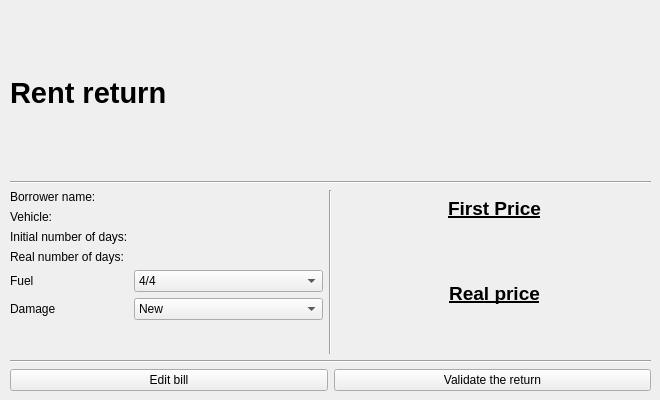
    <widget class="QWidget" name="pageRentReturn">
     <widget class="QWidget" name="verticalLayoutWidget_7">
      <property name="geometry">
       <rect>
        <x>10</x>
        <y>10</y>
        <width>641</width>
        <height>381</height>
       </rect>
      </property>
      <layout class="QVBoxLayout" name="verticalLayout_4">
       <item>
        <widget class="QLabel" name="label_31">
         <property name="font">
          <font>
           <pointsize>22</pointsize>
           <weight>75</weight>
           <bold>true</bold>
          </font>
         </property>
         <property name="text">
          <string>Rent return</string>
         </property>
        </widget>
       </item>
       <item>
        <widget class="Line" name="line_17">
         <property name="orientation">
          <enum>Qt::Horizontal</enum>
         </property>
        </widget>
       </item>
       <item>
        <layout class="QHBoxLayout" name="horizontalLayout_6">
         <item>
          <layout class="QFormLayout" name="formLayout_8">
           <property name="fieldGrowthPolicy">
            <enum>QFormLayout::AllNonFixedFieldsGrow</enum>
           </property>
           <item row="0" column="0">
            <widget class="QLabel" name="label_33">
             <property name="text">
              <string>Borrower name:</string>
             </property>
            </widget>
           </item>
           <item row="0" column="1">
            <widget class="QLabel" name="label_return_name">
             <property name="text">
              <string/>
             </property>
            </widget>
           </item>
           <item row="1" column="0">
            <widget class="QLabel" name="label_43">
             <property name="text">
              <string>Vehicle:</string>
             </property>
            </widget>
           </item>
           <item row="1" column="1">
            <widget class="QLabel" name="label_return_vehicle">
             <property name="text">
              <string/>
             </property>
            </widget>
           </item>
           <item row="2" column="0">
            <widget class="QLabel" name="label_49">
             <property name="text">
              <string>Initial number of days:</string>
             </property>
            </widget>
           </item>
           <item row="2" column="1">
            <widget class="QLabel" name="label_return_inod">
             <property name="text">
              <string/>
             </property>
            </widget>
           </item>
           <item row="3" column="0">
            <widget class="QLabel" name="label_51">
             <property name="text">
              <string>Real number of days:</string>
             </property>
            </widget>
           </item>
           <item row="3" column="1">
            <widget class="QLabel" name="label_return_rnod">
             <property name="text">
              <string/>
             </property>
            </widget>
           </item>
           <item row="4" column="0">
            <widget class="QLabel" name="label_50">
             <property name="text">
              <string>Fuel</string>
             </property>
            </widget>
           </item>
           <item row="4" column="1">
            <widget class="QComboBox" name="combo_fuel">
             <item>
              <property name="text">
               <string>4/4</string>
              </property>
             </item>
             <item>
              <property name="text">
               <string>3/4</string>
              </property>
             </item>
             <item>
              <property name="text">
               <string>2/4</string>
              </property>
             </item>
             <item>
              <property name="text">
               <string>1/4</string>
              </property>
             </item>
            </widget>
           </item>
           <item row="5" column="0">
            <widget class="QLabel" name="label_53">
             <property name="text">
              <string>Damage</string>
             </property>
            </widget>
           </item>
           <item row="5" column="1">
            <widget class="QComboBox" name="comboBox">
             <item>
              <property name="text">
               <string>New</string>
              </property>
             </item>
             <item>
              <property name="text">
               <string>Damaged</string>
              </property>
             </item>
             <item>
              <property name="text">
               <string>Unusable</string>
              </property>
             </item>
            </widget>
           </item>
          </layout>
         </item>
         <item>
          <widget class="Line" name="line_19">
           <property name="orientation">
            <enum>Qt::Vertical</enum>
           </property>
          </widget>
         </item>
         <item>
          <layout class="QVBoxLayout" name="verticalLayout_7">
           <item>
            <widget class="QLabel" name="label_45">
             <property name="font">
              <font>
               <pointsize>14</pointsize>
               <weight>75</weight>
               <bold>true</bold>
               <underline>true</underline>
              </font>
             </property>
             <property name="text">
              <string>First Price</string>
             </property>
             <property name="alignment">
              <set>Qt::AlignCenter</set>
             </property>
            </widget>
           </item>
           <item>
            <widget class="QLabel" name="label_retur_firstPrice">
             <property name="text">
              <string/>
             </property>
            </widget>
           </item>
           <item>
            <widget class="QLabel" name="label_47">
             <property name="font">
              <font>
               <pointsize>14</pointsize>
               <weight>75</weight>
               <bold>true</bold>
               <underline>true</underline>
              </font>
             </property>
             <property name="text">
              <string>Real price</string>
             </property>
             <property name="alignment">
              <set>Qt::AlignCenter</set>
             </property>
            </widget>
           </item>
           <item>
            <widget class="QLabel" name="label_return_realPrice">
             <property name="text">
              <string/>
             </property>
            </widget>
           </item>
          </layout>
         </item>
        </layout>
       </item>
       <item>
        <widget class="Line" name="line_18">
         <property name="orientation">
          <enum>Qt::Horizontal</enum>
         </property>
        </widget>
       </item>
       <item>
        <layout class="QHBoxLayout" name="horizontalLayout_5">
         <item>
          <widget class="QPushButton" name="pushButton_3">
           <property name="text">
            <string>Edit bill</string>
           </property>
          </widget>
         </item>
         <item>
          <widget class="QPushButton" name="pushButton_4">
           <property name="text">
            <string>Validate the return</string>
           </property>
          </widget>
         </item>
        </layout>
       </item>
      </layout>
     </widget>
    </widget>
